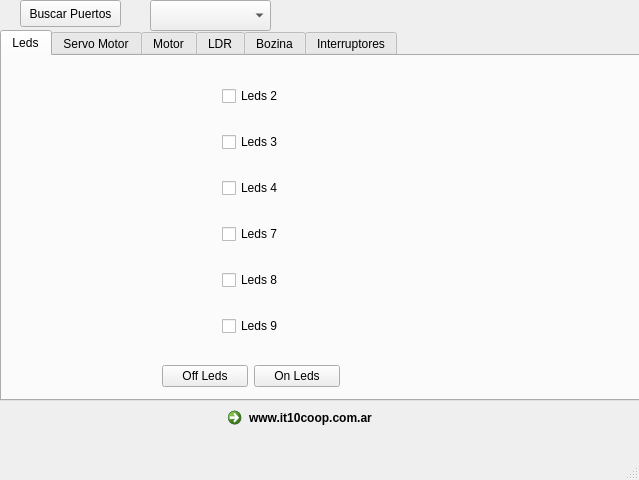
<?xml version="1.0" encoding="UTF-8"?>
<ui version="4.0">
 <class>MainWindow</class>
 <widget class="QMainWindow" name="MainWindow">
  <property name="geometry">
   <rect>
    <x>0</x>
    <y>0</y>
    <width>639</width>
    <height>480</height>
   </rect>
  </property>
  <property name="windowTitle">
   <string>IT10-Edukit</string>
  </property>
  <widget class="QWidget" name="centralwidget">
   <widget class="QTabWidget" name="tabWidget">
    <property name="geometry">
     <rect>
      <x>0</x>
      <y>30</y>
      <width>641</width>
      <height>371</height>
     </rect>
    </property>
    <property name="currentIndex">
     <number>0</number>
    </property>
    <widget class="QWidget" name="tab">
     <attribute name="title">
      <string>Leds</string>
     </attribute>
     <widget class="QWidget" name="verticalLayoutWidget_2">
      <property name="geometry">
       <rect>
        <x>220</x>
        <y>10</y>
        <width>111</width>
        <height>291</height>
       </rect>
      </property>
      <layout class="QVBoxLayout" name="verticalLayout_2">
       <item>
        <widget class="QCheckBox" name="CheckLeds2">
         <property name="text">
          <string>Leds 2</string>
         </property>
        </widget>
       </item>
       <item>
        <widget class="QCheckBox" name="CheckLeds3">
         <property name="text">
          <string>Leds 3</string>
         </property>
        </widget>
       </item>
       <item>
        <widget class="QCheckBox" name="CheckLeds3_2">
         <property name="text">
          <string>Leds 4</string>
         </property>
        </widget>
       </item>
       <item>
        <widget class="QCheckBox" name="CheckLeds7">
         <property name="text">
          <string>Leds 7</string>
         </property>
        </widget>
       </item>
       <item>
        <widget class="QCheckBox" name="CheckLeds8">
         <property name="text">
          <string>Leds 8</string>
         </property>
        </widget>
       </item>
       <item>
        <widget class="QCheckBox" name="CheckLeds9">
         <property name="text">
          <string>Leds 9</string>
         </property>
        </widget>
       </item>
      </layout>
     </widget>
     <widget class="QWidget" name="horizontalLayoutWidget">
      <property name="geometry">
       <rect>
        <x>160</x>
        <y>300</y>
        <width>178</width>
        <height>41</height>
       </rect>
      </property>
      <layout class="QHBoxLayout" name="horizontalLayout">
       <item>
        <widget class="QPushButton" name="offLeds">
         <property name="text">
          <string>Off Leds</string>
         </property>
        </widget>
       </item>
       <item>
        <widget class="QPushButton" name="onLeds">
         <property name="text">
          <string>On Leds</string>
         </property>
        </widget>
       </item>
      </layout>
     </widget>
    </widget>
    <widget class="QWidget" name="tab_4">
     <attribute name="title">
      <string>Servo Motor</string>
     </attribute>
     <widget class="QWidget" name="verticalLayoutWidget_6">
      <property name="geometry">
       <rect>
        <x>170</x>
        <y>50</y>
        <width>160</width>
        <height>80</height>
       </rect>
      </property>
      <layout class="QVBoxLayout" name="verticalLayout_3">
       <item>
        <widget class="QLineEdit" name="gradosServo10"/>
       </item>
       <item>
        <widget class="QLineEdit" name="gradosServo11"/>
       </item>
      </layout>
     </widget>
     <widget class="QWidget" name="verticalLayoutWidget_7">
      <property name="geometry">
       <rect>
        <x>330</x>
        <y>50</y>
        <width>160</width>
        <height>80</height>
       </rect>
      </property>
      <layout class="QVBoxLayout" name="verticalLayout_7">
       <item>
        <widget class="QPushButton" name="botonGirarServ10">
         <property name="text">
          <string>Girar Servo 10</string>
         </property>
        </widget>
       </item>
       <item>
        <widget class="QPushButton" name="botonGirarServ11">
         <property name="text">
          <string>Girar Servo 11</string>
         </property>
        </widget>
       </item>
      </layout>
     </widget>
     <widget class="QWidget" name="verticalLayoutWidget_8">
      <property name="geometry">
       <rect>
        <x>10</x>
        <y>50</y>
        <width>160</width>
        <height>80</height>
       </rect>
      </property>
      <layout class="QVBoxLayout" name="verticalLayout_8">
       <item>
        <widget class="QLabel" name="label_7">
         <property name="text">
          <string>Servo Motor 10</string>
         </property>
        </widget>
       </item>
       <item>
        <widget class="QLabel" name="label_8">
         <property name="text">
          <string>Servo Motor 11</string>
         </property>
        </widget>
       </item>
      </layout>
     </widget>
    </widget>
    <widget class="QWidget" name="tab_3">
     <attribute name="title">
      <string>Motor</string>
     </attribute>
     <widget class="QWidget" name="verticalLayoutWidget_9">
      <property name="geometry">
       <rect>
        <x>40</x>
        <y>20</y>
        <width>231</width>
        <height>251</height>
       </rect>
      </property>
      <layout class="QVBoxLayout" name="verticalLayout_9">
       <item>
        <widget class="QLabel" name="label_9">
         <property name="text">
          <string>                    Girar Izquierda</string>
         </property>
        </widget>
       </item>
       <item>
        <layout class="QHBoxLayout" name="horizontalLayout_3">
         <item>
          <widget class="QPushButton" name="GirarMotorIzq">
           <property name="text">
            <string>Girar</string>
           </property>
          </widget>
         </item>
         <item>
          <widget class="QPushButton" name="FrenarMotorIzq">
           <property name="text">
            <string>Frenar</string>
           </property>
          </widget>
         </item>
        </layout>
       </item>
      </layout>
     </widget>
     <widget class="QWidget" name="verticalLayoutWidget_10">
      <property name="geometry">
       <rect>
        <x>340</x>
        <y>20</y>
        <width>231</width>
        <height>251</height>
       </rect>
      </property>
      <layout class="QVBoxLayout" name="verticalLayout_10">
       <item>
        <widget class="QLabel" name="label_10">
         <property name="text">
          <string>                    Girar Derecha</string>
         </property>
        </widget>
       </item>
       <item>
        <layout class="QHBoxLayout" name="horizontalLayout_4">
         <item>
          <widget class="QPushButton" name="GirarMotorDer">
           <property name="text">
            <string>Girar</string>
           </property>
          </widget>
         </item>
         <item>
          <widget class="QPushButton" name="FrenarMotorDer">
           <property name="text">
            <string>Frenar</string>
           </property>
          </widget>
         </item>
        </layout>
       </item>
      </layout>
     </widget>
    </widget>
    <widget class="QWidget" name="tab_5">
     <attribute name="title">
      <string>LDR</string>
     </attribute>
     <widget class="QWidget" name="horizontalLayoutWidget_2">
      <property name="geometry">
       <rect>
        <x>120</x>
        <y>100</y>
        <width>170</width>
        <height>80</height>
       </rect>
      </property>
      <layout class="QHBoxLayout" name="horizontalLayout_2">
       <item>
        <widget class="QLCDNumber" name="lcdLdr"/>
       </item>
      </layout>
     </widget>
     <widget class="QPushButton" name="ldr_obtenerValor">
      <property name="geometry">
       <rect>
        <x>320</x>
        <y>120</y>
        <width>141</width>
        <height>51</height>
       </rect>
      </property>
      <property name="text">
       <string>Obtener valor </string>
      </property>
     </widget>
    </widget>
    <widget class="QWidget" name="tab_2">
     <attribute name="title">
      <string>Bozina</string>
     </attribute>
     <widget class="QWidget" name="verticalLayoutWidget">
      <property name="geometry">
       <rect>
        <x>120</x>
        <y>30</y>
        <width>311</width>
        <height>221</height>
       </rect>
      </property>
      <layout class="QVBoxLayout" name="verticalLayout">
       <item>
        <widget class="QLabel" name="label">
         <property name="text">
          <string>Time</string>
         </property>
        </widget>
       </item>
       <item>
        <widget class="QLineEdit" name="lineEdit_Time"/>
       </item>
       <item>
        <widget class="QLabel" name="label_2">
         <property name="text">
          <string>Frecuencia</string>
         </property>
        </widget>
       </item>
       <item>
        <widget class="QLineEdit" name="lineEdit_Frecuencia"/>
       </item>
      </layout>
     </widget>
     <widget class="QPushButton" name="Bozina">
      <property name="geometry">
       <rect>
        <x>120</x>
        <y>290</y>
        <width>309</width>
        <height>27</height>
       </rect>
      </property>
      <property name="text">
       <string>Sonar</string>
      </property>
     </widget>
    </widget>
    <widget class="QWidget" name="tab_6">
     <attribute name="title">
      <string>Interruptores</string>
     </attribute>
     <widget class="QWidget" name="verticalLayoutWidget_3">
      <property name="geometry">
       <rect>
        <x>60</x>
        <y>40</y>
        <width>160</width>
        <height>80</height>
       </rect>
      </property>
      <layout class="QVBoxLayout" name="verticalLayout_4">
       <item>
        <widget class="QLCDNumber" name="lcd_Interruptor10"/>
       </item>
      </layout>
     </widget>
     <widget class="QWidget" name="verticalLayoutWidget_4">
      <property name="geometry">
       <rect>
        <x>60</x>
        <y>150</y>
        <width>160</width>
        <height>80</height>
       </rect>
      </property>
      <layout class="QVBoxLayout" name="verticalLayout_5">
       <item>
        <widget class="QLCDNumber" name="lcd_Interruptor11"/>
       </item>
      </layout>
     </widget>
     <widget class="QWidget" name="verticalLayoutWidget_5">
      <property name="geometry">
       <rect>
        <x>60</x>
        <y>250</y>
        <width>160</width>
        <height>80</height>
       </rect>
      </property>
      <layout class="QVBoxLayout" name="verticalLayout_6">
       <item>
        <widget class="QLCDNumber" name="lcd_Interruptor12"/>
       </item>
      </layout>
     </widget>
     <widget class="QLabel" name="label_3">
      <property name="geometry">
       <rect>
        <x>240</x>
        <y>60</y>
        <width>121</width>
        <height>31</height>
       </rect>
      </property>
      <property name="text">
       <string>Interruptor D10</string>
      </property>
     </widget>
     <widget class="QLabel" name="label_4">
      <property name="geometry">
       <rect>
        <x>240</x>
        <y>170</y>
        <width>121</width>
        <height>31</height>
       </rect>
      </property>
      <property name="text">
       <string>Interruptor D11</string>
      </property>
     </widget>
     <widget class="QLabel" name="label_5">
      <property name="geometry">
       <rect>
        <x>240</x>
        <y>270</y>
        <width>121</width>
        <height>31</height>
       </rect>
      </property>
      <property name="text">
       <string>Interruptor D12</string>
      </property>
     </widget>
     <widget class="QPushButton" name="botonProbarInt">
      <property name="geometry">
       <rect>
        <x>220</x>
        <y>0</y>
        <width>85</width>
        <height>27</height>
       </rect>
      </property>
      <property name="text">
       <string>Probar</string>
      </property>
     </widget>
     <widget class="QPushButton" name="botonPararInt">
      <property name="geometry">
       <rect>
        <x>320</x>
        <y>0</y>
        <width>85</width>
        <height>27</height>
       </rect>
      </property>
      <property name="text">
       <string>Parar Prueba</string>
      </property>
     </widget>
    </widget>
   </widget>
   <widget class="QCommandLinkButton" name="commandLinkButton">
    <property name="geometry">
     <rect>
      <x>220</x>
      <y>400</y>
      <width>161</width>
      <height>31</height>
     </rect>
    </property>
    <property name="text">
     <string>www.it10coop.com.ar</string>
    </property>
   </widget>
   <widget class="QComboBox" name="listarPuertos">
    <property name="geometry">
     <rect>
      <x>150</x>
      <y>0</y>
      <width>121</width>
      <height>31</height>
     </rect>
    </property>
   </widget>
   <widget class="QPushButton" name="buscarPuertos">
    <property name="geometry">
     <rect>
      <x>20</x>
      <y>0</y>
      <width>101</width>
      <height>27</height>
     </rect>
    </property>
    <property name="text">
     <string>Buscar Puertos</string>
    </property>
   </widget>
  </widget>
  <widget class="QMenuBar" name="menubar">
   <property name="geometry">
    <rect>
     <x>0</x>
     <y>0</y>
     <width>639</width>
     <height>27</height>
    </rect>
   </property>
  </widget>
  <widget class="QStatusBar" name="statusbar"/>
 </widget>
 <resources/>
 <connections/>
</ui>
